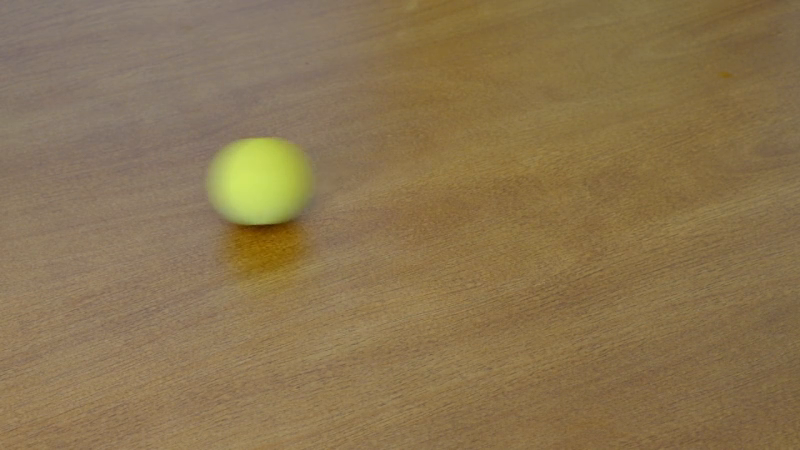
#> input picture frame 36 of Lab 1/Moodle/sequencia1.mp4, 800 x 450 px, given in place of video2.mp4, which was not available
$ python lab1_atividade1.py
#> lines starting #> are read from the running program, lines starting #| are printed output that depends on the picture; pictures that were not available may be replaced by others from this repository, and a replacement may not be noted
import cv2
import numpy as np
from matplotlib import pyplot as plt
import matplotlib

matplotlib.rcParams['mathtext.fontset'] = 'stix'
matplotlib.rcParams['font.family'] = 'STIXGeneral'

# ----------------------------------------------------------
cap = cv2.VideoCapture("Lab 1//Moodle//video2.mp4")

n_linhas = int(cap.get(cv2.CAP_PROP_FRAME_HEIGHT))
n_colunas  = int(cap.get(cv2.CAP_PROP_FRAME_WIDTH))

# ----------------------------------------------------------
# Gera figura
fig = plt.figure()
ax1 = fig.add_subplot(1,3,1)
ax2 = fig.add_subplot(1,3,2)
ax3 = fig.add_subplot(1,3,3, adjustable='box', aspect=0.9)

fig_width = 20
fig_height = 6
fig.set_size_inches((fig_width/2.54, fig_height/2.54))
fig.tight_layout()

# ----------------------------------------------------------
ret = True

R=23

G=45

B=63

hasBall=False

ballCount=0

# R = 150 - 210; G = 160 - 220; B = 50 - 90;

# Seção de variáveis
# IMPLEMENTE O SEU CÓDIGO AQUI
e1=cv2.getTickCount()
time=[]

while ret:

    # lê frame do vídeo
    ret, I1 = cap.read()
#> I1 is the input picture: shape (450, 800, 3); mean B, G, R 80, 116.3, 138.4

    if I1 is None:
        break

    # Algoritmo de detecção de objetos
    # IMPLEMENTE O SEU CÓDIGO AQUI]

    linhas, colunas, camadas = I1.shape
#> linhas = 450; colunas = 800; camadas = 3

    Igray=np.zeros([linhas,colunas],np.uint8)

    Ri=np.float32(I1[:,:,2])
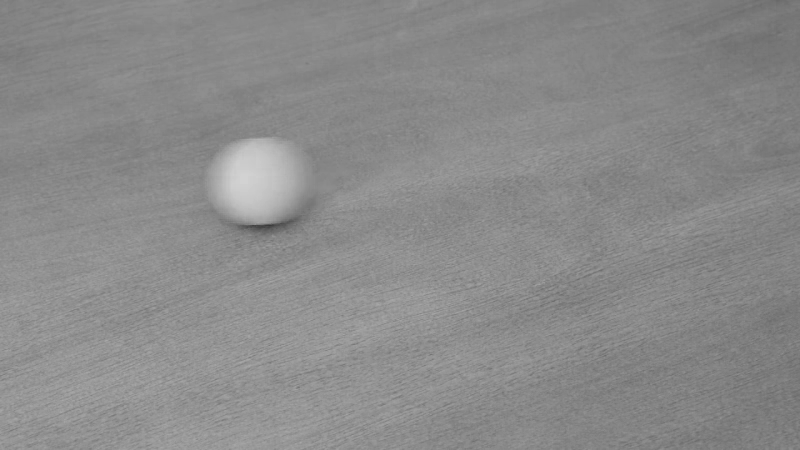
#> Ri: shape (450, 800) float32; min 55, max 210, mean 138.4
    Gi=np.float32(I1[:,:,1])
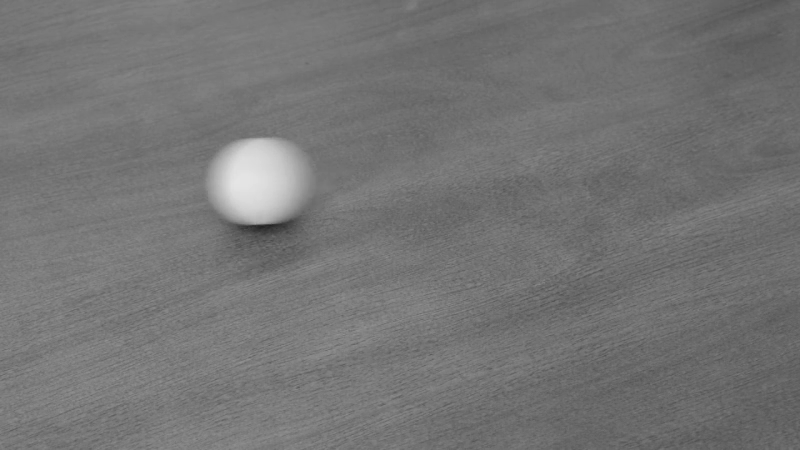
#> Gi: shape (450, 800) float32; min 33, max 229, mean 116.3
    Bi=np.float32(I1[:,:,0])
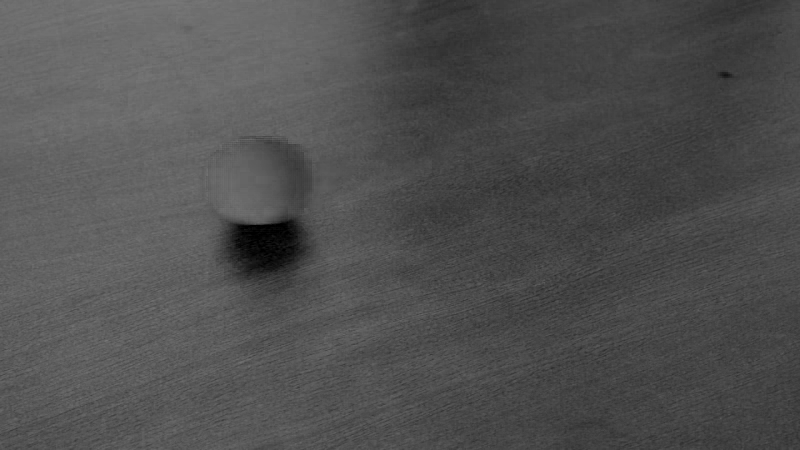
#> Bi: shape (450, 800) float32; min 0, max 120, mean 80

    dist=((Bi-B)**2 + (Gi-G)**2 + (Ri-R)**2)**(1/2)
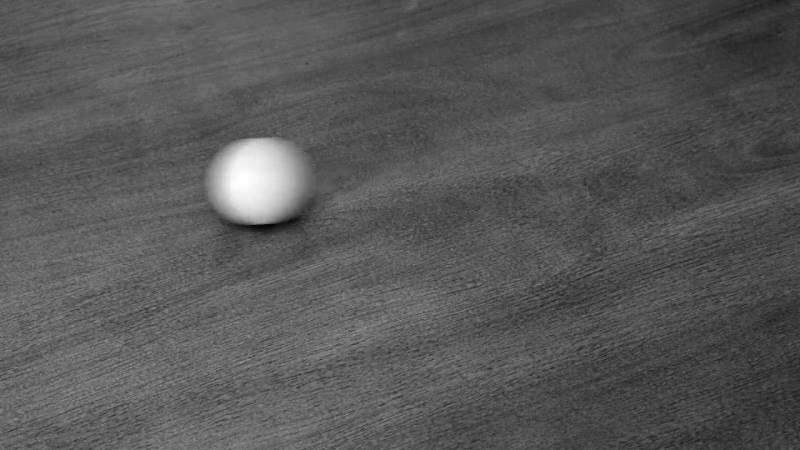
#> dist: shape (450, 800) float32; min 71.37, max 264.4, mean 137.8; drawn with min black and max white
    index=(dist<30)
#> index: shape (450, 800) bool; every value is 0
    Igray[index]=255

    """
    for i in range(linhas):
        for a in range(colunas):
            Ri=float(I1[i][a][2])
            Gi=float(I1[i][a][1])
            Bi=float(I1[i][a][0])
            d=math.pow((math.pow((Bi-B),2)+math.pow((Gi-G),2)+math.pow((Ri-R),2)),(1/2))
            if(d<40):
                Igray[i][a]=255"""

    # atualiza plot
    ax1.clear()
    ax1.imshow(cv2.cvtColor(I1, cv2.COLOR_BGR2RGB))

    """
    Igray=cv2.cvtColor(I1,cv2.COLOR_BGR2GRAY)
    ret2,Igray=cv2.threshold(Igray,160,255,cv2.THRESH_BINARY)
    """

    ax2.clear()
    ax2.imshow(Igray,cmap="gray")
    ax2.plot([n_colunas/2, n_colunas/2], [0, n_linhas-1], ':')

    found=False
    ref_linha=np.zeros(linhas)
#> ref_linha = 450 values from 0 to 0

    for i in range(linhas):
        ref_linha[i]=Igray[i][round(colunas/2)]
        if(ref_linha[i]==255):
            found=True
    if(found):
        if(hasBall==False):
            ballCount+=1
            hasBall=True
    else:
        hasBall=False

    ax3.clear()
    ax3.plot(np.arange(0, ref_linha.size), ref_linha)
    ax3.set_ylim([0, 260])
    ax3.set_xlim([0, ref_linha.size])
    ax3.set_title('Coluna central da\n imagem binária')

    plt.pause(0.05)
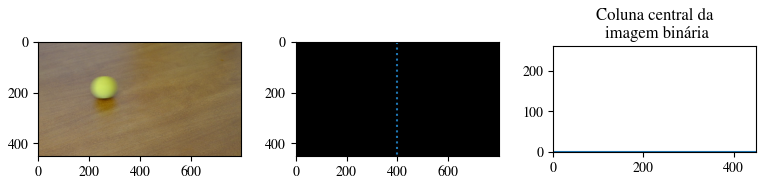
#> figure drawn by matplotlib, 3 panels
    e2=cv2.getTickCount()
    time.append((e2-e1)/cv2.getTickFrequency())
    e1=e2

print('Processo finalizado!')
print(ballCount)
print(np.average(time))
cv2.waitKey(0)

$ run again, starting later in the video
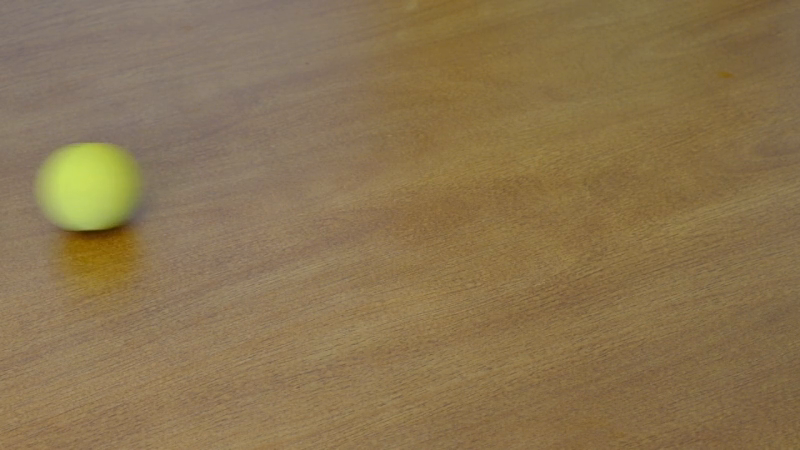
#> input picture frame 162 of Lab 1/Moodle/sequencia1.mp4, 800 x 450 px, given in place of video2.mp4, which was not available
#> I1 is the input picture: shape (450, 800, 3); mean B, G, R 80.2, 116.2, 138.4
#> `Bi=np.float32(I1[:,:,0])`:
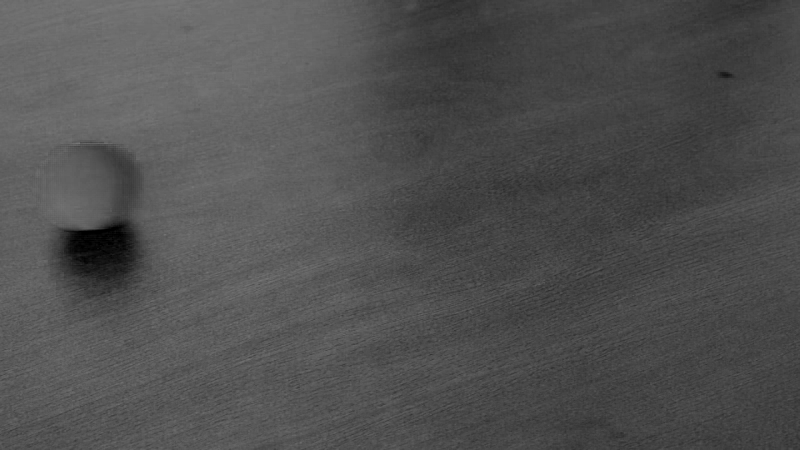
#> Bi: shape (450, 800) float32; min 0, max 120, mean 80.2
#> index: shape (450, 800) bool; every value is 0
#> `plt.pause(0.05)`:
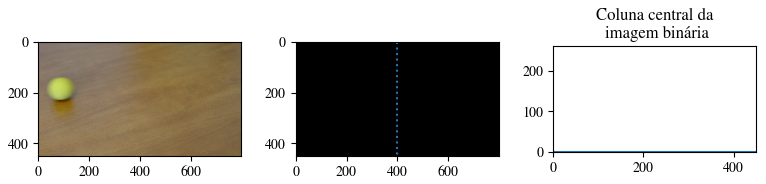
#> figure drawn by matplotlib, 3 panels

$ run again, starting later in the video
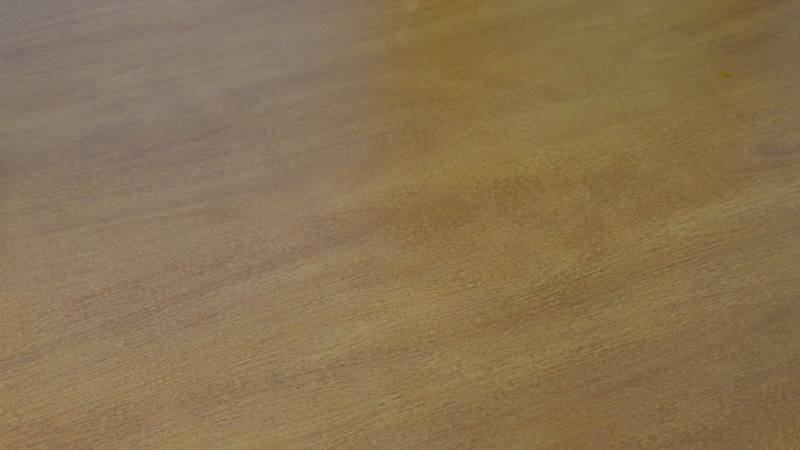
#> input picture frame 288 of Lab 1/Moodle/sequencia1.mp4, 800 x 450 px, given in place of video2.mp4, which was not available
#> I1 is the input picture: shape (450, 800, 3); mean B, G, R 81.7, 115.2, 138
#> `Bi=np.float32(I1[:,:,0])`:
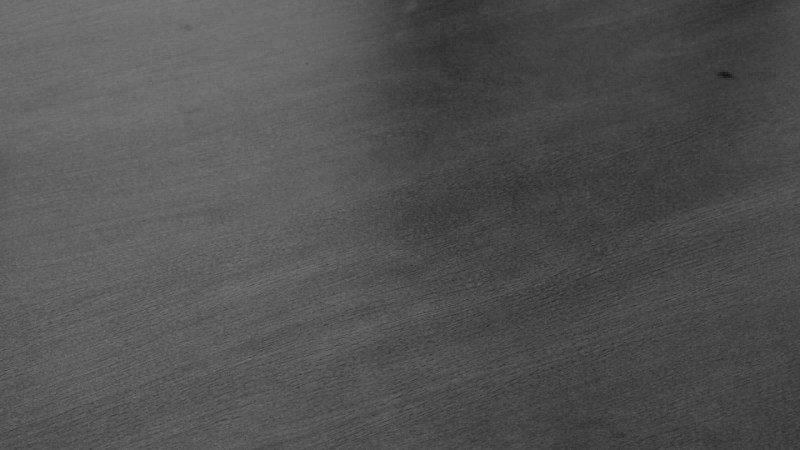
#> Bi: shape (450, 800) float32; min 19, max 121, mean 81.7
#> index: shape (450, 800) bool; every value is 0
#> `plt.pause(0.05)`:
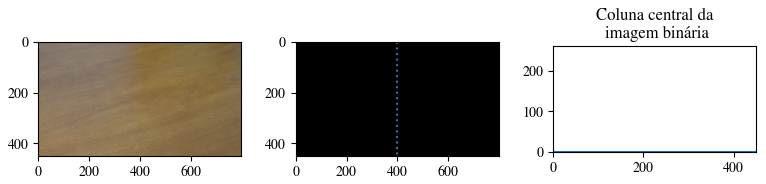
#> figure drawn by matplotlib, 3 panels
